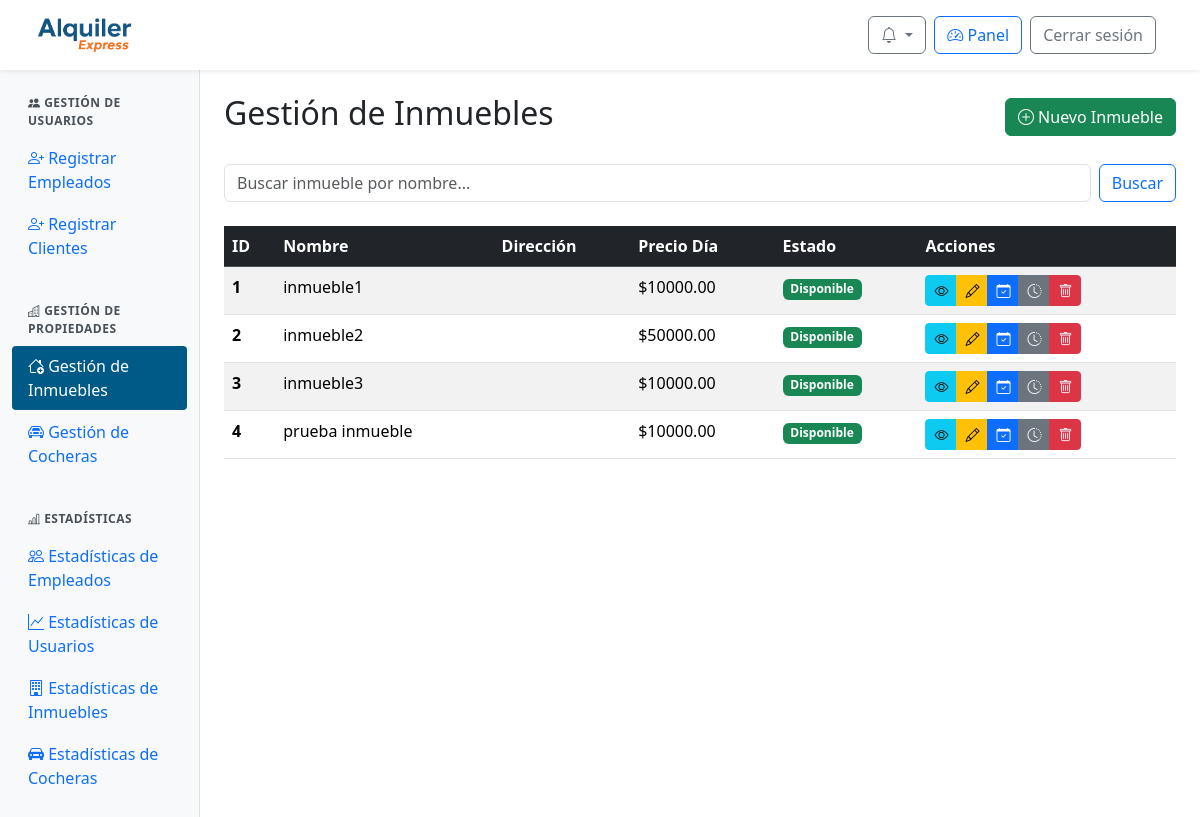
Page /panel/inmuebles/ (signed in) on the committed database.
### web/models.py (models this page shows, shortened)
class Inmueble(models.Model):
    id_inmueble = models.AutoField(primary_key=True)
    nombre = models.CharField(max_length=100)
    ubicacion = models.TextField()
    provincia = models.ForeignKey(Provincia, on_delete=models.SET_NULL, null=True)
    ciudad = models.ForeignKey(Ciudad, on_delete=models.SET_NULL, null=True)
    descripcion = models.TextField()
    cantidad_banios = models.IntegerField()
    cantidad_ambientes = models.IntegerField()
    cantidad_camas = models.IntegerField()
    cantidad_huespedes = models.IntegerField()
    precio_por_dia = models.DecimalField(max_digits=10, decimal_places=2)
    politica_cancelacion = models.TextField()
    fecha_publicacion = models.DateField()
    cochera = models.ForeignKey(Cochera, null=True, blank=True, on_delete=models.SET_NULL)
    estado = models.ForeignKey(Estado, on_delete=models.SET_NULL, null=True)

class Estado(models.Model):
    id_estado = models.AutoField(primary_key=True)
    nombre = models.CharField(max_length=100)

### web/views.py (the view)
# urls.py: path('panel/inmuebles/', views.admin_inmuebles, name='admin_inmuebles'),
@login_required
@user_passes_test(is_admin_or_empleado)
def admin_inmuebles(request):
    query = request.GET.get('q', '').strip()
    inmuebles = Inmueble.objects.all().order_by('nombre') # Ordenar para una mejor visualización
    if query:
        inmuebles = inmuebles.filter(
            Q(nombre__icontains=query) | Q(descripcion__icontains=query)
        ).distinct() # Usar distinct por si hay duplicados en el join de Q
    return render(request, 'admin/admin_inmuebles.html', {
        'inmuebles': inmuebles,
        'query': query
    })

### web/context_processors.py (called while the page is built)
def notifications(request):
    if request.user.is_authenticated:
        try:
            return {
                'notificaciones': request.user.perfil.notificacion_set.order_by('-fecha_creacion')[:10],
                'notificaciones_no_leidas': request.user.perfil.notificacion_set.filter(leido=False).count()
            }
        except Exception:
            return {}
    return {}

### web/views.py (called while the page is built)
def is_admin_or_empleado(user):
    return user.is_authenticated and (user.is_staff or user.groups.filter(name="empleado").exists())

### web/templates/admin/admin_inmuebles.html (shortened to what this page needs)
{% extends 'admin/admin_base.html' %}
{% block admin_content %}
<div class="d-flex justify-content-between align-items-center mb-4">
    <h2>Gestión de Inmuebles</h2>
    <a href="{% url 'admin_inmuebles_alta' %}" class="btn btn-success">
        <i class="bi bi-plus-circle"></i> Nuevo Inmueble
    </a>
</div>
<form class="d-flex mb-4" role="search" method="GET" action="{% url 'admin_inmuebles' %}">
    <input class="form-control me-2" type="search" placeholder="Buscar inmueble por nombre..." aria-label="Search" name="q" value="{{ query }}">
    <button class="btn btn-outline-primary" type="submit">Buscar</button>
</form>
{% if inmuebles %}
<div class="table-responsive">
    <table class="table table-striped table-hover">
        <thead class="table-dark">
            <tr>
                <th scope="col">ID</th>
                <th scope="col">Nombre</th>
                <th scope="col">Dirección</th>
                <th scope="col">Precio Día</th>
                <th scope="col">Estado</th>
                <th scope="col">Acciones</th>
            </tr>
        </thead>
        <tbody>
            {% for inmueble in inmuebles %}
            <tr>
                <th scope="row">{{ inmueble.id_inmueble }}</th>
                <td>{{ inmueble.nombre }}</td>
                <td>{{ inmueble.direccion }}</td>
                <td>${{ inmueble.precio_por_dia|floatformat:2 }}</td>
                <td>
                    {% if inmueble.estado %}
                        <span class="badge
                            {% if inmueble.estado.nombre == 'Disponible' %}bg-success
                            {% elif inmueble.estado.nombre == 'Reservado' %}bg-warning text-dark
                            {% elif inmueble.estado.nombre == 'Ocupado' %}bg-danger
                            {% else %}bg-secondary{% endif %}">
                            {{ inmueble.estado.nombre }}
                        </span>
                    {% else %}
                        <span class="badge bg-secondary">Sin Estado</span>
                    {% endif %}
                </td>
                <td>
                    <div class="btn-group" role="group" aria-label="Acciones de Inmueble">
                        <a href="{% url 'detalle_inmueble' inmueble.id_inmueble %}" class="btn btn-info btn-sm" title="Ver Detalles">
                            <i class="bi bi-eye"></i>
                        </a>
                        <a href="{% url 'admin_inmuebles_editar' inmueble.id_inmueble %}" class="btn btn-warning btn-sm" title="Editar">
                            <i class="bi bi-pencil"></i>
                        </a>
                        <a href="{% url 'admin_inmuebles_estado' inmueble.id_inmueble %}" class="btn btn-primary btn-sm" title="Ver Estado/Reservas">
                            <i class="bi bi-calendar-check"></i>
                        </a>
                        <a href="{% url 'admin_inmuebles_historial' inmueble.id_inmueble %}" class="btn btn-secondary btn-sm" title="Ver Historial">
                            <i class="bi bi-clock-history"></i>
                        </a>
                        <button type="button" class="btn btn-danger btn-sm" data-bs-toggle="modal" data-bs-target="#confirmDeleteModal{{ inmueble.id_inmueble }}" title="Eliminar">
                            <i class="bi bi-trash"></i>
                        </button>
                    </div>
                </td>
            </tr>
            {% endfor %}
        </tbody>
    </table>
</div>
{% endif %}
{% endblock %}

### web/templates/admin/admin_base.html (shortened to what this page needs)
{% extends 'base.html' %}
{% load static %}
{% load user_groups %}
{% block extra_css %}
<link href="https://cdn.jsdelivr.net/npm/bootstrap-icons/font/bootstrap-icons.css" rel="stylesheet">
<link rel="stylesheet" href="{% static 'css/admin.css' %}">
{% endblock %}
{% block content %}
  <div class="container-fluid" style="margin-top: 70px;">
    <div class="row">
      <nav class="col-md-3 col-lg-2 d-md-block sidebar">
        <div class="position-sticky pt-3">
          {% if user.is_staff %}
          <div class="sidebar-section">
            <div class="sidebar-section-title">
              <i class="bi bi-people-fill"></i> Gestión de Usuarios
            </div>
            <ul class="nav flex-column">
              <li class="nav-item">
                <a class="nav-link {% if request.resolver_match.url_name == 'admin_alta_empleados' %}active{% endif %}"
                   href="{% url 'admin_alta_empleados' %}">
                  <i class="bi bi-person-plus"></i> Registrar Empleados
                </a>
              </li>
              <li class="nav-item">
                <a class="nav-link {% if request.resolver_match.url_name == 'admin_alta_cliente' %}active{% endif %}"
                   href="#">
                  <i class="bi bi-person-plus"></i> Registrar Clientes
                </a>
              </li>
            </ul>
          </div>
          {% endif %}
          {% if user.is_staff %}
          <div class="sidebar-section">
            <div class="sidebar-section-title">
              <i class="bi bi-buildings"></i> Gestión de Propiedades
            </div>
            <ul class="nav flex-column">
              <li class="nav-item">
                <a class="nav-link {% if request.resolver_match.url_name == 'admin_inmuebles' or request.resolver_match.url_name == 'admin_inmuebles_alta' or 'admin_inmuebles_' in request.resolver_match.url_name %}active{% endif %}"
                  href="{% url 'admin_inmuebles' %}">
                  <i class="bi bi-house-add"></i> Gestión de Inmuebles
                </a>
              </li>
              <li class="nav-item">
                <a class="nav-link {% if request.resolver_match.url_name == 'admin_cocheras' or request.resolver_match.url_name == 'admin_cocheras_alta' or 'admin_cocheras_' in request.resolver_match.url_name %}active{% endif %}"
                  href="{% url 'admin_cocheras' %}">
                  <i class="bi bi-car-front"></i> Gestión de Cocheras
                </a>
              </li>
            </ul>
          </div>
          {% endif %}
          {% if user.is_staff or user|has_group:"empleado" %}
          <div class="sidebar-section">
            <div class="sidebar-section-title">
              <i class="bi bi-bar-chart-line"></i> Estadísticas
            </div>
            <ul class="nav flex-column">
              <li class="nav-item">
                <a class="nav-link {% if request.resolver_match.url_name == 'admin_estadisticas_empleados' %}active{% endif %}"
                   href="{% url 'admin_estadisticas_empleados' %}">
                  <i class="bi bi-people"></i> Estadísticas de Empleados
                </a>
              </li>
              <li class="nav-item">
                <a class="nav-link {% if 'admin_estadisticas_usuarios' in request.resolver_match.url_name %}active{% endif %}"
                   href="{% url 'admin_estadisticas_usuarios' %}">
                  <i class="bi bi-graph-up"></i> Estadísticas de Usuarios
                </a>
              </li>
              <li class="nav-item">
                <a class="nav-link {% if request.resolver_match.url_name == 'admin_estadisticas_inmuebles' %}active{% endif %}"
                   href="{% url 'admin_estadisticas_inmuebles' %}">
                  <i class="bi bi-building"></i> Estadísticas de Inmuebles
                </a>
              </li>
              <li class="nav-item">
                <a class="nav-link {% if request.resolver_match.url_name == 'admin_estadisticas_cocheras' %}active{% endif %}"
                   href="{% url 'admin_estadisticas_cocheras' %}">
                  <i class="bi bi-car-front-fill"></i> Estadísticas de Cocheras
                </a>
              </li>
            </ul>
          </div>
          {% endif %}
        </div>
      </nav>
      <main id="contenido-principal" class="col-md-9 ms-sm-auto col-lg-10 px-md-4 py-4">
        {% block admin_content %}{% endblock %}
      </main>
    </div>
  </div>
{% endblock %}

### web/templates/base.html (shortened to what this page needs)
{% load static %}
{% load user_groups %}
<!DOCTYPE html>
<html lang="es">
<head>
  <link href="https://cdn.jsdelivr.net/npm/bootstrap@5.3.3/dist/css/bootstrap.min.css" rel="stylesheet">
  <link href="https://cdn.jsdelivr.net/npm/bootstrap-icons@1.10.5/font/bootstrap-icons.css" rel="stylesheet">
  <link rel="stylesheet" href="{% static 'css/global.css' %}">
  <link rel="stylesheet" href="{% static 'css/notification.css' %}">
  {% block extra_css %}{% endblock %}
</head>
<body>
  <nav class="navbar navbar-expand-lg navbar-light bg-white fixed-top shadow-sm px-4">
    <div class="navbar__container container-fluid d-flex align-items-center justify-content-between">
      <div class="d-flex align-items-center me-3">
        <a href="{% url 'index' %}">
          <img src="{% static 'img/logo-alquiler-express-2.png' %}" alt="Logo Alquiler Express" class="navbar__icon">
        </a>
      </div>
      <div class="navbar__buttons d-flex align-items-center ms-3">
        {% if user.is_authenticated %}
          <div class="dropdown me-2">
            <button class="btn btn-outline-secondary position-relative dropdown-toggle"
                    type="button"
                    id="notificacionesDropdown"
                    data-bs-toggle="dropdown"
                    aria-expanded="false">
                <i class="bi bi-bell"></i>
            </button>
          </div>
          {% if user.is_staff or user|has_group:"empleado" %}
            <a href="{% url 'admin_panel' %}" class="btn btn-outline-primary me-2">
                <i class="bi bi-speedometer2"></i> Panel
            </a>
          {% endif %}
          <form action="{% url 'logout' %}" method="post" class="d-inline">
            <button type="submit" class="btn btn-outline-secondary me-2">Cerrar sesión</button>
          </form>
        {% else %}
          <a href="{% url 'login' %}" class="btn btn-outline-secondary me-2">Iniciar sesión</a>
          <a href="{% url 'register' %}" class="btn btn-primary">Registrarse</a>
        {% endif %}
      </div>
    </div>
  </nav>
  {% block content %}{% endblock %}
</body>
</html>

### web/static/css/global.css (style rules this page uses)
:root { --color-azul-alquiler: #005A87; --color-naranja-alquiler: #F26A1B; --color-azul-hover: #004466; --color-naranja-hover: #d85b17; }
.navbar { height: 70px; }
.navbar__container { height: 70px; }
.navbar__icon { height: 40px; }

### web/static/css/admin.css (style rules this page uses)
:root { --color-azul-alquiler: #005A87; --color-naranja-alquiler: #F26A1B; --color-azul-hover: #004466; --color-naranja-hover: #d85b17; }
.sidebar-section { margin-bottom: 1.5rem; }
.sidebar-section-title { padding: 0.5rem 1rem; font-weight: 600; color: #495057; text-transform: uppercase; font-size: 0.75rem; letter-spacing: 0.5px; }
.nav-link { padding: 0.5rem 1rem; border-radius: 4px; margin-bottom: 2px; }
.nav-link.active { background-color: #005A87; color: white !important; }
.sidebar { background-color: #f8f9fa; border-right: 1px solid #dee2e6; }

### rows in the picture
Inmueble: id_inmueble "1", nombre "inmueble1", precio_por_dia "10000.00", estado.nombre "Disponible"
Inmueble: id_inmueble "2", nombre "inmueble2", precio_por_dia "50000.00", estado.nombre "Disponible"
Inmueble: id_inmueble "3", nombre "inmueble3", precio_por_dia "10000.00", estado.nombre "Disponible"
Inmueble: id_inmueble "4", nombre "prueba inmueble", precio_por_dia "10000.00", estado.nombre "Disponible"
